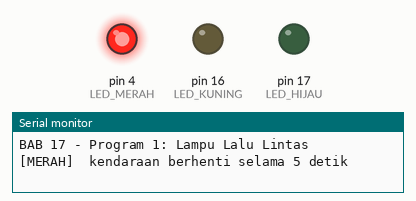
This sketch was run on a simulated Arduino Uno, built with avr-gcc and run on an emulated ATmega328P. Parts: output pins drawn as LEDs (lit = HIGH), the last lines printed to the serial monitor.

Above: at 2.5 s.
At 7.0 s:
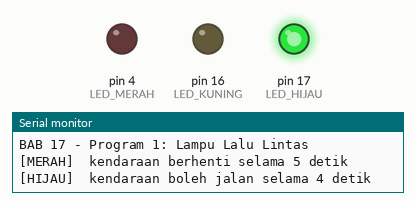
At 10.0 s:
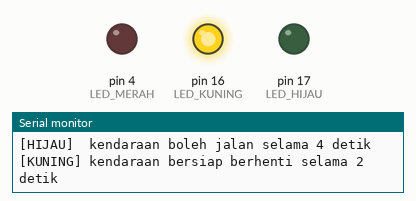
Timing chart, 0 to 14.3 s (numbered marks = the images above):
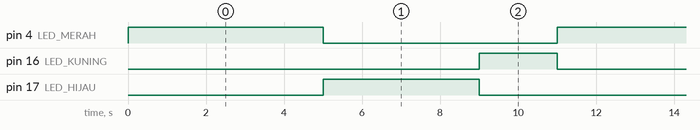

The sketch:

p1_lampu_lalu_lintas.ino
```cpp
/*
 * BAB 17 - Program 1: Lampu Lalu Lintas
 * State machine yang dipicu waktu:
 *   MERAH (5 detik) → HIJAU (4 detik) → KUNING (2 detik) → MERAH → ...
 *
 * Rangkaian:
 *   LED1 (merah)  → IO4
 *   LED4 (kuning) → IO16
 *   LED2 (hijau)  → IO17
 */

#define LED_MERAH  4
#define LED_KUNING 16
#define LED_HIJAU  17

// 1. Daftar semua state
enum StateLampu {
  MERAH,
  HIJAU,
  KUNING
};

// 2. Lama setiap state (ms)
const unsigned long LAMA_MERAH  = 5000;
const unsigned long LAMA_HIJAU  = 4000;
const unsigned long LAMA_KUNING = 2000;

// 3. Variabel state dan waktu masuknya
StateLampu state = MERAH;
unsigned long waktuMasukState = 0;  // kapan state sekarang dimulai

void aturLampu(bool merah, bool kuning, bool hijau) {
  digitalWrite(LED_MERAH, merah ? HIGH : LOW);
  digitalWrite(LED_KUNING, kuning ? HIGH : LOW);
  digitalWrite(LED_HIJAU, hijau ? HIGH : LOW);
}

// 4. Pindah ke state baru, lalu jalankan aksi masuknya (SEKALI)
void pindahState(StateLampu stateBaru) {
  state = stateBaru;
  waktuMasukState = millis();

  switch (state) {
    case MERAH:
      aturLampu(true, false, false);
      Serial.print("[MERAH]  kendaraan berhenti selama ");
      Serial.print(LAMA_MERAH / 1000);
      Serial.println(" detik");
      break;
    case HIJAU:
      aturLampu(false, false, true);
      Serial.print("[HIJAU]  kendaraan boleh jalan selama ");
      Serial.print(LAMA_HIJAU / 1000);
      Serial.println(" detik");
      break;
    case KUNING:
      aturLampu(false, true, false);
      Serial.print("[KUNING] kendaraan bersiap berhenti selama ");
      Serial.print(LAMA_KUNING / 1000);
      Serial.println(" detik");
      break;
  }
}

void setup() {
  Serial.begin(115200);
  pinMode(LED_MERAH, OUTPUT);
  pinMode(LED_KUNING, OUTPUT);
  pinMode(LED_HIJAU, OUTPUT);

  Serial.println("BAB 17 - Program 1: Lampu Lalu Lintas");
  pindahState(MERAH);  // masuk ke state awal sekaligus menjalankan aksi masuknya
}

void loop() {
  unsigned long lamaDiState = millis() - waktuMasukState;

  // 5. Periksa transisi milik state saat ini (sesuai tabel transisi)
  switch (state) {
    case MERAH:
      if (lamaDiState >= LAMA_MERAH) pindahState(HIJAU);
      break;
    case HIJAU:
      if (lamaDiState >= LAMA_HIJAU) pindahState(KUNING);
      break;
    case KUNING:
      if (lamaDiState >= LAMA_KUNING) pindahState(MERAH);
      break;
  }

  // Tugas lain boleh ditambahkan di sini — tidak ada yang menunggu
}
```

Measured:
- by itself, pin 4 (LED_MERAH): alternates HIGH for 5.0 s and LOW for 6.0 s
- by itself, pin 16 (LED_KUNING): alternates HIGH for 2.0 s and LOW for 9.0 s
- by itself, pin 17 (LED_HIJAU): alternates HIGH for 4.0 s and LOW for 7.0 s
